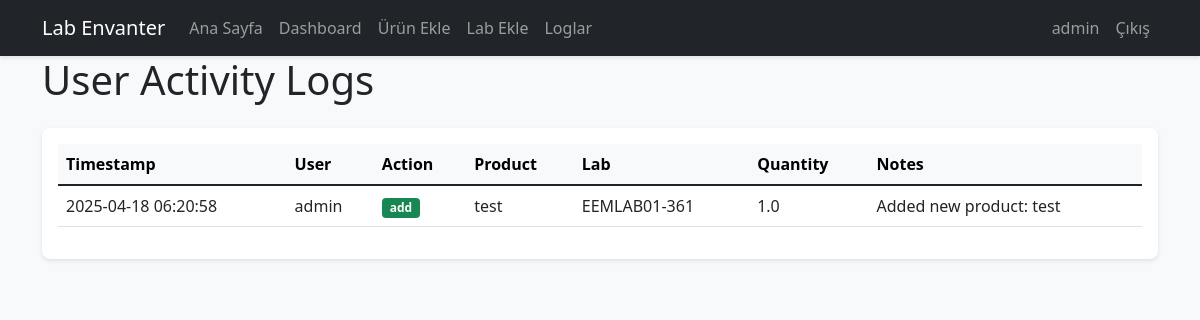
The page /logs (signed in) on the database as committed earlier.
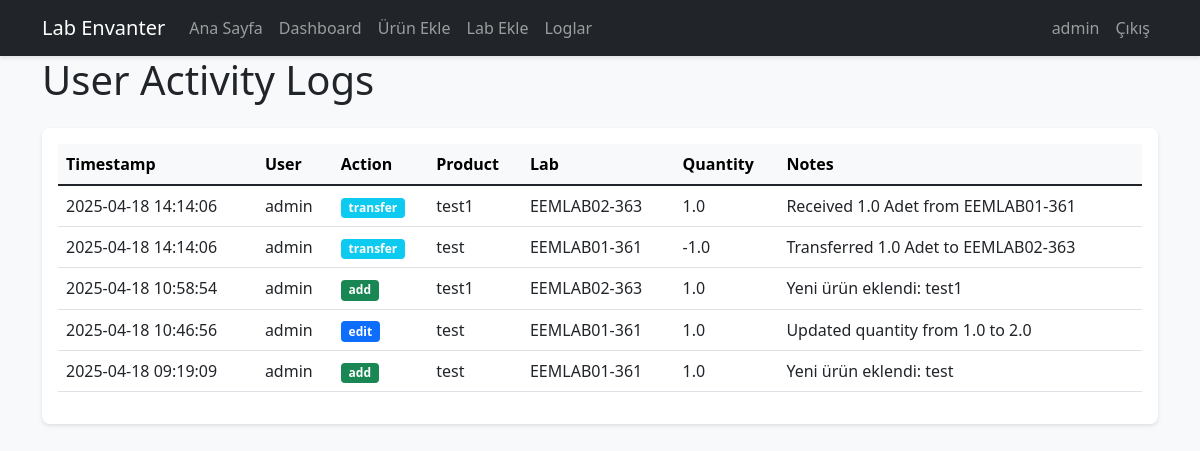
The same page on the database as committed later.
### app/models/user.py (models this page shows, shortened)
class User(UserMixin, db.Model):
    id = db.Column(db.Integer, primary_key=True)
    username = db.Column(db.String(64), unique=True, nullable=False, index=True)
    email = db.Column(db.String(120), unique=True, nullable=False, index=True)
    password_hash = db.Column(db.String(128))
    role = db.Column(db.String(20), nullable=False, default='user')
    created_at = db.Column(db.DateTime, default=datetime.utcnow)
    logs = db.relationship('UserLog', backref=db.backref('log_owner', lazy='joined'), lazy='dynamic')
    def is_editor(self):
        return self.role in ['admin', 'editor']

### app/models/user_log.py (models this page shows, shortened)
class UserLog(db.Model):
    id = db.Column(db.Integer, primary_key=True)
    user_id = db.Column(db.Integer, db.ForeignKey('user.id'), nullable=False)
    action_type = db.Column(db.String(20), nullable=False)  # add, edit, delete, transfer
    product_id = db.Column(db.Integer, db.ForeignKey('product.id'))
    lab_id = db.Column(db.Integer, db.ForeignKey('lab.id'))
    quantity = db.Column(db.Float)  # Miktar değişimi (+/-)
    notes = db.Column(db.Text)
    timestamp = db.Column(db.DateTime, default=datetime.utcnow)
    product = db.relationship('Product')
    lab = db.relationship('Lab')

### app/models/product.py (models this page shows, shortened)
class Product(db.Model):
    id = db.Column(db.Integer, primary_key=True)
    name = db.Column(db.String(200), nullable=False)
    registry_number = db.Column(db.String(50), unique=True, nullable=False, index=True)
    quantity = db.Column(db.Float, nullable=False, default=0)
    unit = db.Column(db.String(20), nullable=False)
    minimum_quantity = db.Column(db.Float, default=0)
    location_type = db.Column(db.String(20), nullable=False)
    location_number = db.Column(db.String(20))
    location_position = db.Column(db.String(10))
    notes = db.Column(db.Text)
    created_at = db.Column(db.DateTime, default=datetime.utcnow)
    updated_at = db.Column(db.DateTime, default=datetime.utcnow, onupdate=datetime.utcnow)
    version_id = db.Column(db.Integer, nullable=False, default=0)
    lab_id = db.Column(db.Integer, db.ForeignKey('lab.id'), nullable=False)

### app/models/lab.py (models this page shows, shortened)
class Lab(db.Model):
    id = db.Column(db.Integer, primary_key=True)
    code = db.Column(db.String(20), unique=True, nullable=False)
    name = db.Column(db.String(100), unique=True, nullable=False)
    description = db.Column(db.Text)
    location = db.Column(db.String(200))
    max_cabinets = db.Column(db.Integer, nullable=False, default=8)
    products = db.relationship('Product', backref='lab', lazy='dynamic')
    PREDEFINED_LABS = [
        ('EEMLAB01-361', 'EEMLAB01-361', 'Laboratory 1', 8),
        ('EEMLAB02-363', 'EEMLAB02-363', 'Laboratory 2', 8),
        ('EEMLAB03-365', 'EEMLAB03-365', 'Laboratory 3', 8),
        ('EEMLAB04-367', 'EEMLAB04-367', 'Laboratory 4', 8),
        ('EEMLAB05-369', 'EEMLAB05-369', 'Laboratory 5', 8),
        ('EEMLAB06-371', 'EEMLAB06-371', 'Laboratory 6', 8),
        ('EEMLAB07-373', 'EEMLAB07-373', 'Laboratory 7', 8),
    ]

### app/main/routes.py (the view)
@bp.route('/logs')
@login_required
@admin_required
def user_logs():
    page = request.args.get('page', 1, type=int)
    per_page = 20
    logs = UserLog.query.order_by(UserLog.timestamp.desc()).paginate(page=page, per_page=per_page, error_out=False)
    return render_template('main/user_logs.html',
                           title='User Activity Logs',
                           logs=logs)

### app/__init__.py (called while the page is built)
def create_app(config_class=Config):
    app = Flask(__name__)
    app.config.from_object(config_class)
    db.init_app(app)
    login_manager.init_app(app)
    socketio.init_app(app, cors_allowed_origins="*", async_mode='threading')
    migrate.init_app(app, db)
    login_manager.login_view = 'auth.login'
    login_manager.login_message = 'Please log in to access this page.'
    login_manager.login_message_category = 'info'
    @login_manager.user_loader
    def load_user(user_id):
        return User.query.get(int(user_id))
    from app.main import bp as main_bp
    from app.auth import bp as auth_bp
    app.register_blueprint(main_bp)
    app.register_blueprint(auth_bp, url_prefix='/auth')
    @app.context_processor
    def inject_models():
        return dict(Product=Product)
    with app.app_context():
        db.create_all()
    return app

### app/templates/main/user_logs.html (shortened to what this page needs)
{% extends "base.html" %}
{% block content %}
<div class="container">
    <h1 class="mb-4">User Activity Logs</h1>
    <div class="card">
        <div class="card-body">
            <div class="table-responsive">
                <table class="table table-hover">
                    <thead class="table-light">
                        <tr>
                            <th>Timestamp</th>
                            <th>User</th>
                            <th>Action</th>
                            <th>Product</th>
                            <th>Lab</th>
                            <th>Quantity</th>
                            <th>Notes</th>
                        </tr>
                    </thead>
                    <tbody>
                        {% for log in logs.items %}
                        <tr>
                            <td>{{ log.timestamp.strftime('%Y-%m-%d %H:%M:%S') }}</td>
                            <td>{{ log.log_owner.username }}</td>
                            <td>
                                <span class="badge {% if log.action_type == 'add' %}bg-success
                                           {% elif log.action_type == 'delete' %}bg-danger
                                           {% elif log.action_type == 'edit' %}bg-primary
                                           {% else %}bg-info{% endif %}">
                                    {{ log.action_type }}
                                </span>
                            </td>
                            <td>{{ log.product.name }}</td>
                            <td>{{ log.lab.name }}</td>
                            <td>{{ log.quantity }}</td>
                            <td>{{ log.notes or '' }}</td>
                        </tr>
                        {% endfor %}
                    </tbody>
                </table>
            </div>
        </div>
    </div>
</div>
{% endblock %}

### app/templates/base.html (shortened to what this page needs)
<!DOCTYPE html>
<html lang="tr">
<head>
    <link href="https://cdn.jsdelivr.net/npm/bootstrap@5.1.3/dist/css/bootstrap.min.css" rel="stylesheet">
    <link href="https://cdn.jsdelivr.net/npm/bootstrap-icons@1.8.1/font/bootstrap-icons.css" rel="stylesheet">
    <link href="{{ url_for('static', filename='css/style.css') }}" rel="stylesheet">
</head>
<body>
    {% include 'includes/navbar.html' %}
    {% block content %}{% endblock %}
</body>
</html>

### app/templates/includes/navbar.html (shortened to what this page needs)
<nav class="navbar navbar-expand-lg navbar-dark bg-dark">
    <div class="container">
        <a class="navbar-brand" href="{{ url_for('main.index') }}">Lab Envanter</a>
        <div class="collapse navbar-collapse" id="navbarNav">
            <ul class="navbar-nav me-auto">
                {% if current_user.is_authenticated %}
                    <li class="nav-item">
                        <a class="nav-link" href="{{ url_for('main.index') }}">Ana Sayfa</a>
                    </li>
                    <li class="nav-item">
                        <a class="nav-link" href="{{ url_for('main.dashboard') }}">Dashboard</a>
                    </li>
                    {% if current_user.is_editor() %}
                        <li class="nav-item">
                            <a class="nav-link" href="{{ url_for('main.add_product') }}">Ürün Ekle</a>
                        </li>
                        <li class="nav-item">
                            <a class="nav-link" href="{{ url_for('main.add_lab') }}">Lab Ekle</a>
                        </li>
                    {% endif %}
                    <li class="nav-item">
                        <a class="nav-link" href="{{ url_for('main.user_logs') }}">Loglar</a>
                    </li>
                {% endif %}
            </ul>
            <ul class="navbar-nav">
                {% if current_user.is_authenticated %}
                    <li class="nav-item">
                        <span class="nav-link">{{ current_user.username }}</span>
                    </li>
                    <li class="nav-item">
                        <a class="nav-link" href="{{ url_for('auth.logout') }}">Çıkış</a>
                    </li>
                {% else %}
                    <li class="nav-item">
                        <a class="nav-link" href="{{ url_for('auth.login') }}">Giriş</a>
                    </li>
                {% endif %}
            </ul>
        </div>
    </div>
</nav>

### app/static/css/style.css (style rules this page uses)
body { background-color: #f8f9fa; }
.card { box-shadow: 0 2px 4px rgba(0, 0, 0, 0.1); border: none; border-radius: 8px; }
.navbar { box-shadow: 0 2px 4px rgba(0, 0, 0, 0.1); }

Rows that differ between the two databases and show on the page:
added UserLog: timestamp "2025-04-18 14:14:06", log_owner.username "admin", action_type "transfer", product.name "test1", lab.name "EEMLAB02-363", quantity "1.0", notes "Received 1.0 Adet from EEMLAB01-361"
added UserLog: timestamp "2025-04-18 14:14:06", log_owner.username "admin", action_type "transfer", product.name "test", lab.name "EEMLAB01-361", quantity "-1.0", notes "Transferred 1.0 Adet to EEMLAB02-363"
added UserLog: timestamp "2025-04-18 10:58:54", log_owner.username "admin", action_type "add", product.name "test1", lab.name "EEMLAB02-363", quantity "1.0", notes "Yeni ürün eklendi: test1"
added UserLog: timestamp "2025-04-18 10:46:56", log_owner.username "admin", action_type "edit", product.name "test", lab.name "EEMLAB01-361", quantity "1.0", notes "Updated quantity from 1.0 to 2.0"
changed UserLog: timestamp "2025-04-18 06:20:58" → "2025-04-18 09:19:09"; notes "Added new product: test" → "Yeni ürün eklendi: test"
